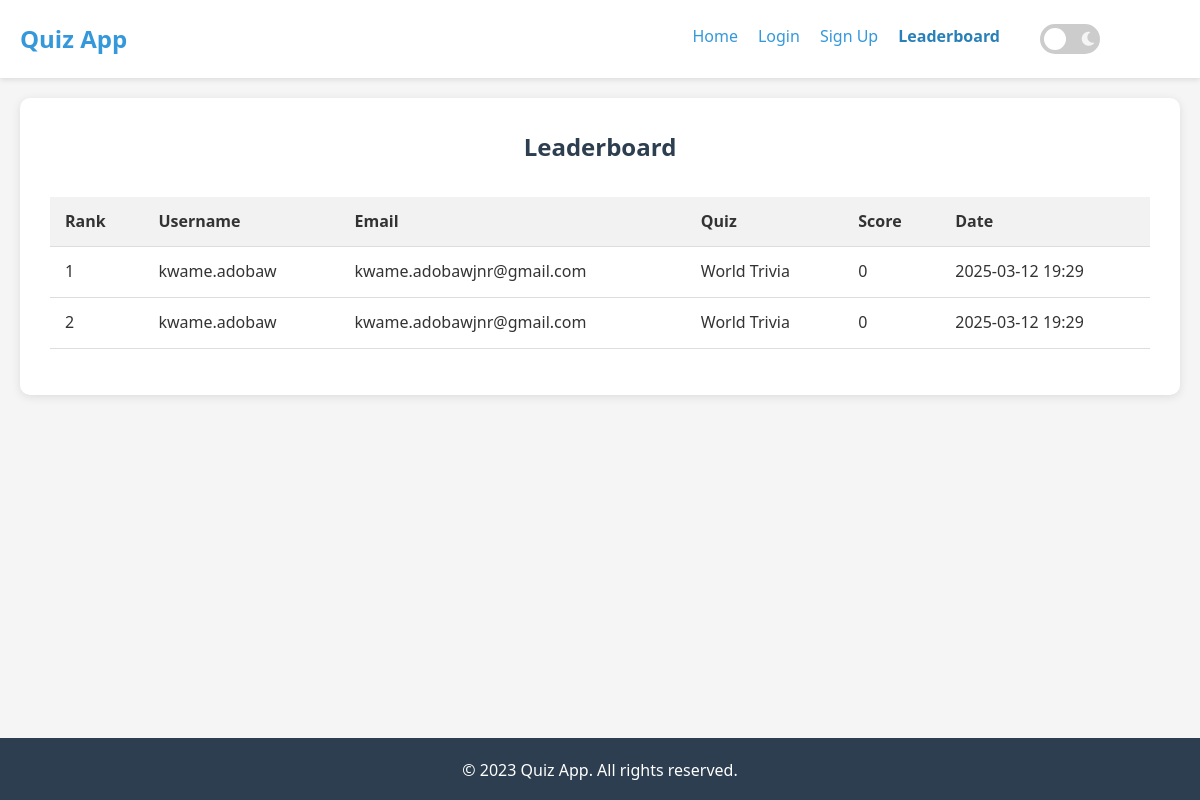
The app's page /leaderboard with its own data.
### app.py (models this page shows)
class Score(db.Model):
    id = db.Column(db.Integer, primary_key=True)
    user_id = db.Column(db.Integer, db.ForeignKey('user.id'), nullable=False)
    quiz_id = db.Column(db.Integer, db.ForeignKey('quiz.id'), nullable=False)
    score = db.Column(db.Integer, nullable=False)
    date = db.Column(db.DateTime, default=datetime.utcnow)
    quiz = db.relationship('Quiz')

class User(UserMixin, db.Model):
    id = db.Column(db.Integer, primary_key=True)
    username = db.Column(db.String(100), unique=True, nullable=False)
    email = db.Column(db.String(100), unique=True, nullable=False)
    password = db.Column(db.String(200), nullable=False)
    scores = db.relationship('Score', backref='user', lazy=True)

class Quiz(db.Model):
    id = db.Column(db.Integer, primary_key=True)
    title = db.Column(db.String(100), nullable=False)
    category_id = db.Column(db.Integer, db.ForeignKey('category.id'), nullable=False)
    questions = db.relationship('Question', backref='quiz', lazy=True)

### app.py (the view)
@app.route('/leaderboard')
def leaderboard():
    scores = db.session.query(
        User.username,
        User.email,
        Quiz.title,
        Score.score,
        Score.date
    ).join(Score, User.id == Score.user_id).join(
        Quiz, Score.quiz_id == Quiz.id
    ).order_by(Score.score.desc()).limit(20).all()
    return render_template('leaderboard.html', scores=scores)

### templates/leaderboard.html (shortened to what this page needs)
{% extends 'base.html' %}
{% block content %}
<section class="leaderboard-container">
    <h1>Leaderboard</h1>
    <div class="leaderboard-table">
        <table>
            <thead>
                <tr>
                    <th>Rank</th>
                    <th>Username</th>
                    <th>Email</th>
                    <th>Quiz</th>
                    <th>Score</th>
                    <th>Date</th>
                </tr>
            </thead>
            <tbody>
                {% for score in scores %}
                <tr>
                    <td>{{ loop.index }}</td>
                    <td>{{ score[0] }}</td>
                    <td>{{ score[1] }}</td>
                    <td>{{ score[2] }}</td>
                    <td>{{ score[3] }}</td>
                    <td>{{ score[4].strftime('%Y-%m-%d %H:%M') }}</td>
                </tr>
                {% endfor %}
            </tbody>
        </table>
    </div>
</section>
{% endblock %}

### static/css/style.css (style rules this page uses)
* { margin: 0; padding: 0; box-sizing: border-box; }
body { font-family: 'Segoe UI', Tahoma, Geneva, Verdana, sans-serif; line-height: 1.6; color: #333; background-color: #f5f5f5; }
.leaderboard-container { background-color: white; padding: 30px; border-radius: 10px; box-shadow: 0 2px 10px rgba(0, 0, 0, 0.1); }
.leaderboard-container h1 { margin-bottom: 30px; color: #2c3e50; text-align: center; }
.leaderboard-table { overflow-x: auto; }
.leaderboard-table table { width: 100%; border-collapse: collapse; }
.leaderboard-table th, .leaderboard-table td { padding: 12px 15px; text-align: left; border-bottom: 1px solid #ddd; }
.leaderboard-table th { background-color: #f2f2f2; font-weight: bold; }

### records on screen
Score: username "kwame.adobaw", email "kwame.adobawjnr@gmail.com", title "World Trivia", score "0", date "2025-03-12 19:29"
Score: username "kwame.adobaw", email "kwame.adobawjnr@gmail.com", title "World Trivia", score "0", date "2025-03-12 19:29"
